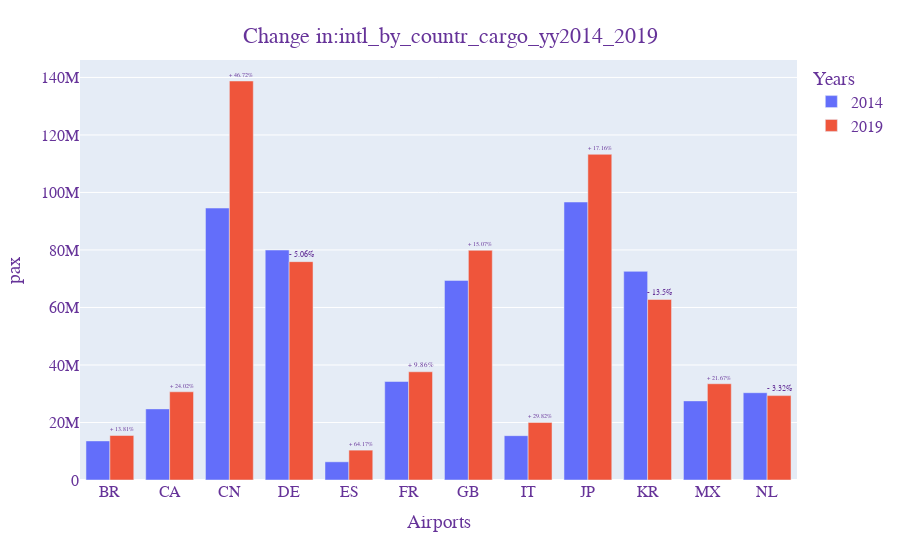

Here is the notebook cell this chart was saved with:
### Code cell
# selected largest aports/countries

df_4plot_2=for_plot(df_largest_aports)

fig2 = px.bar(df_4plot_2, x="O", y="item", color='year', text='%_change_str', hover_data=["summary_outcome"], barmode="group")

fig2.update_layout(title={'text': "Change in:"+file_label,
                          'y':0.95,
                          'x':0.5,
           'xanchor': 'center',
           'yanchor': 'top'},
             xaxis_title="Airports",
             yaxis_title="pax",
             legend_title="Years",
             font=dict(
        family="Courier New, monospace",
        size=16,
        color="RebeccaPurple"
    )
)
# fig2.update_yaxes(range=[0, 2000000])

fig2.update_traces(textfont_size=25, textangle=0, textposition="outside", cliponaxis=False)

fig2.show()

# fig2.write_html("bar_" + file_label + ".html")

### Figure 1 — Plotly figure (JSON) as saved in the notebook; plotly's stock layout.template omitted (floating-point values rounded to 4 significant figures)
{"data": [{"alignmentgroup": "True", "cliponaxis": false, "customdata": [["['n=1']"], ["['n=1']"], ["['n=1']"], ["['n=1']"], ["['n=1']"], ["['n=1']"], ["['n=1']"], ["['n=1']"], ["['n=1']"], ["['n=1']"], ["['n=1']"], ["['n=1']"]], "hovertemplate": "year=2014<br>O=%{x}<br>item=%{y}<br>%_change_str=%{text}<br>summary_outcome=%{customdata[0]}<extra></extra>", "legendgroup": "2014", "marker": {"color": "#636efa", "pattern": {"shape": ""}}, "name": "2014", "offsetgroup": "2014", "orientation": "v", "showlegend": true, "text": [null, null, null, null, null, null, null, null, null, null, null, null], "textangle": 0, "textfont": {"size": 25}, "textposition": "outside", "type": "bar", "x": ["BR", "CA", "CN", "DE", "ES", "FR", "GB", "IT", "JP", "KR", "MX", "NL"], "xaxis": "x", "y": [13594501, 24735095, 94577729, 79978442, 6325710, 34258159, 69416629, 15416894, 96679198, 72562290, 27513653, 30355345], "yaxis": "y"}, {"alignmentgroup": "True", "cliponaxis": false, "customdata": [[null], [null], [null], [null], [null], [null], [null], [null], [null], [null], [null], [null]], "hovertemplate": "year=2019<br>O=%{x}<br>item=%{y}<br>%_change_str=%{text}<br>summary_outcome=%{customdata[0]}<extra></extra>", "legendgroup": "2019", "marker": {"color": "#EF553B", "pattern": {"shape": ""}}, "name": "2019", "offsetgroup": "2019", "orientation": "v", "showlegend": true, "text": ["+ 13.81%", "+ 24.02%", "+ 46.72%", "- 5.06%", "+ 64.17%", "+ 9.86%", "+ 15.07%", "+ 29.82%", "+ 17.16%", "- 13.5%", "+ 21.67%", "- 3.32%"], "textangle": 0, "textfont": {"size": 25}, "textposition": "outside", "type": "bar", "x": ["BR", "CA", "CN", "DE", "ES", "FR", "GB", "IT", "JP", "KR", "MX", "NL"], "xaxis": "x", "y": [15471856, 30676696, 138760490, 75931803, 10384719, 37636572, 79874595, 20014748, 113264776, 62768768, 33476315, 29347460], "yaxis": "y"}], "layout": {"barmode": "group", "font": {"color": "RebeccaPurple", "family": "Courier New, monospace", "size": 16}, "legend": {"title": {"text": "Years"}, "tracegroupgap": 0}, "margin": {"t": 60}, "title": {"text": "Change in:intl_by_countr_cargo_yy2014_2019", "x": 0.5, "xanchor": "center", "y": 0.95, "yanchor": "top"}, "xaxis": {"anchor": "y", "domain": [0, 1], "title": {"text": "Airports"}}, "yaxis": {"anchor": "x", "domain": [0, 1], "title": {"text": "pax"}}}}
